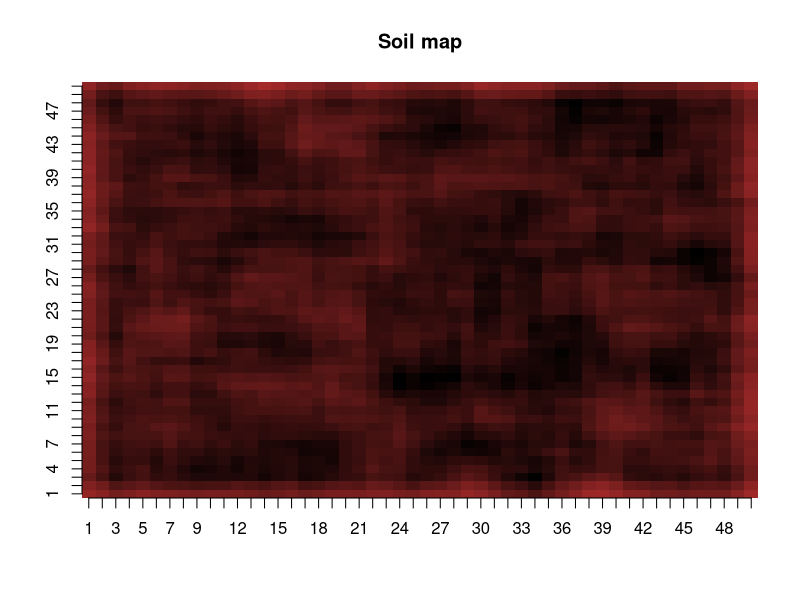
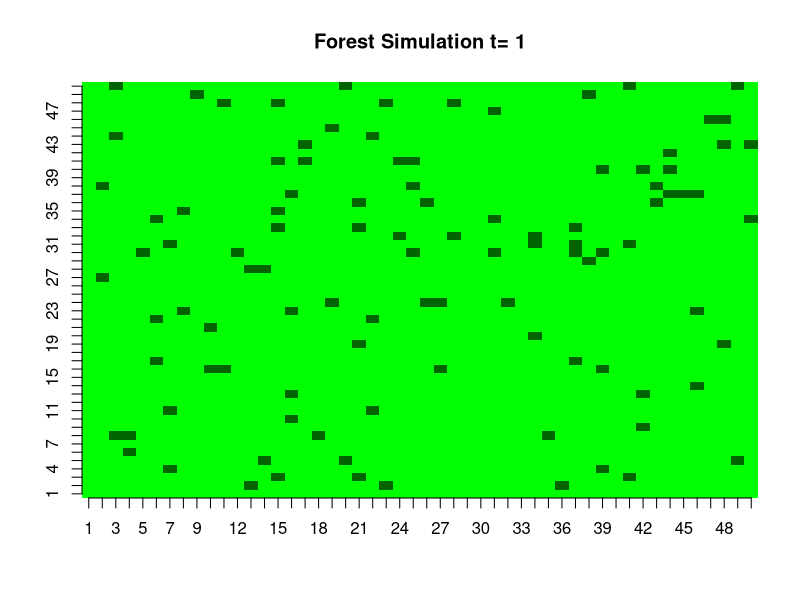
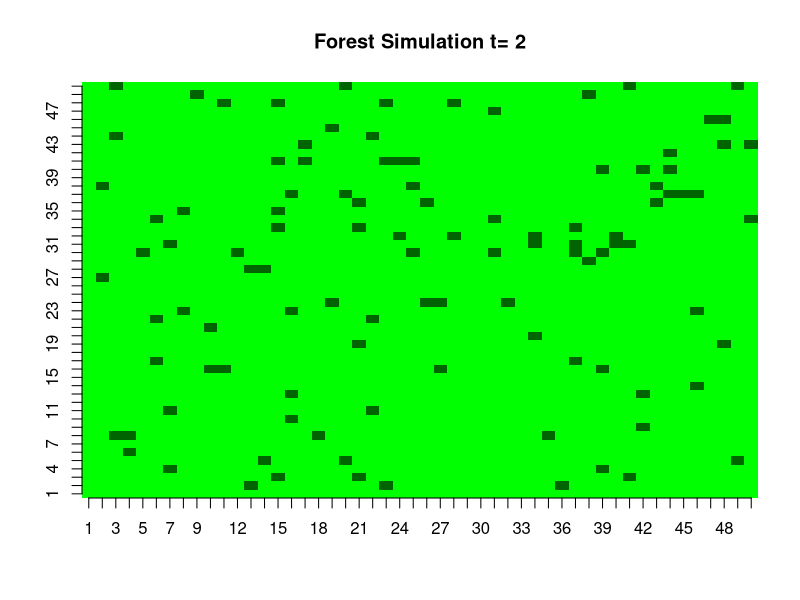
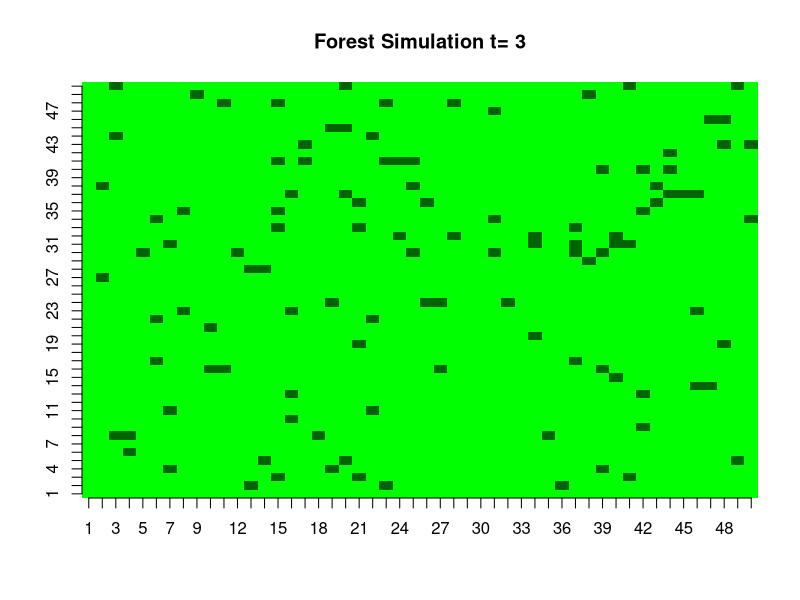
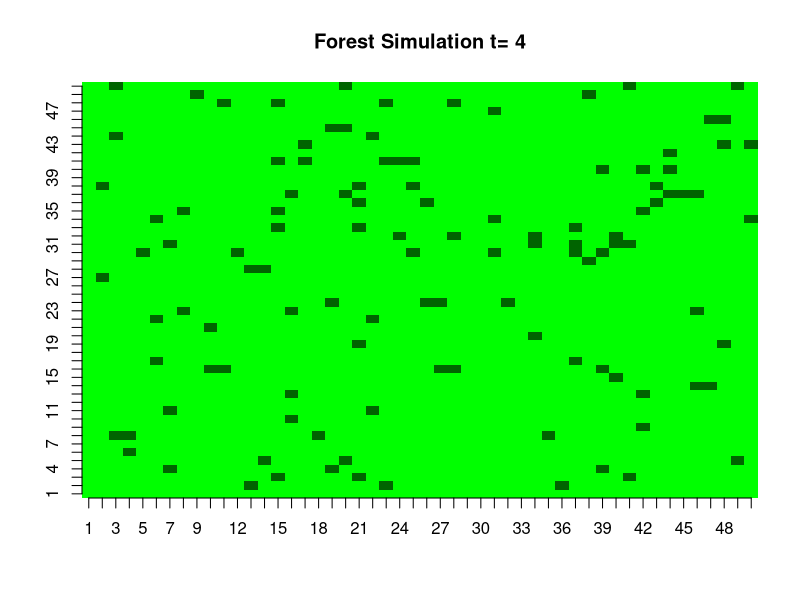
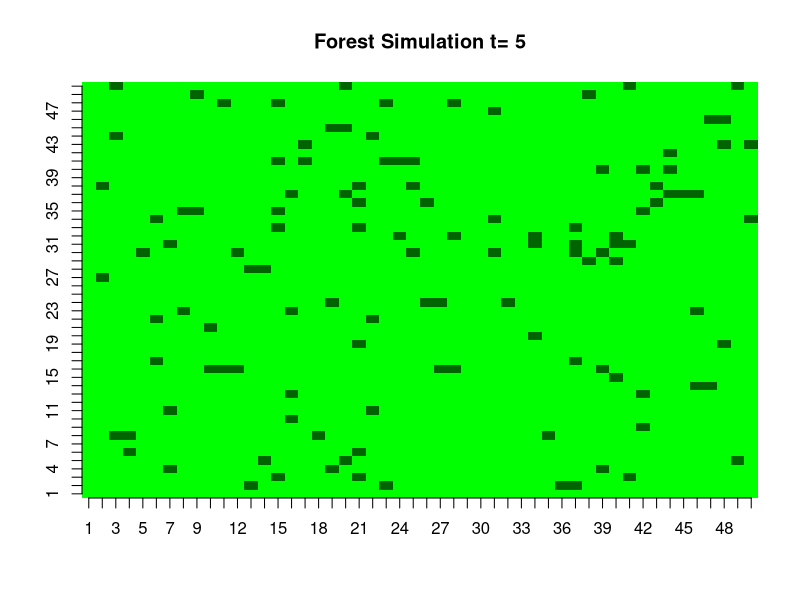
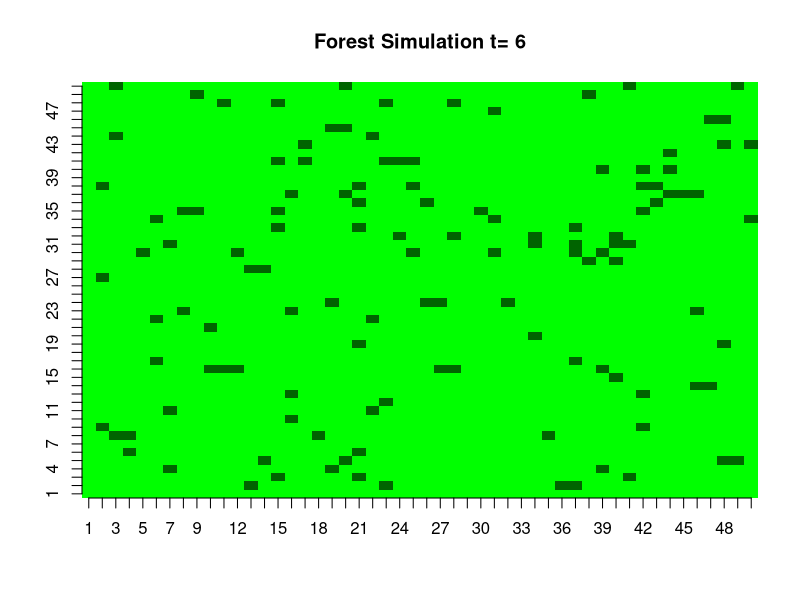
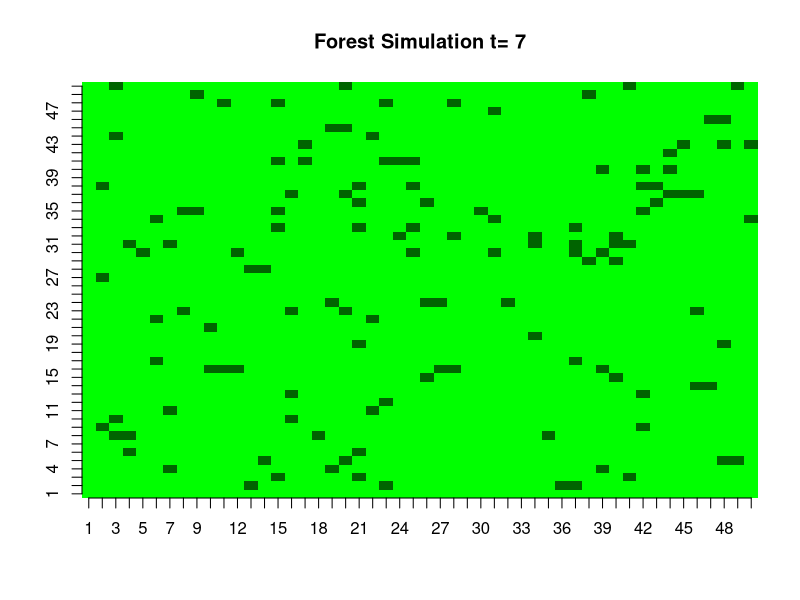

The R source for these figures, in order:
smooth_matrix <- function(matrix, filter) {
  padded_matrix <- matrix(0, nrow = nrow(matrix) + 4, ncol = ncol(matrix) + 4)
  padded_matrix[3:(nrow(matrix) + 2), 3:(ncol(matrix) + 2)] <- matrix
  
  smoothed_matrix <- matrix(0, nrow = nrow(matrix), ncol = ncol(matrix))
  
  for (i in 3:(nrow(matrix) + 2)) {
    for (j in 3:(ncol(matrix) + 2)) {
      window <- padded_matrix[(i - 2):(i + 2), (j - 2):(j + 2)]
      smoothed_matrix[i - 2, j - 2] <- sum(window * filter)
    }
  }
  return(smoothed_matrix)
}

forest_size <- 50
initial_trees <- 100
growth_rate <- 0.1
sunlight <- 0.1
water <- 0.1
colors <- colorRampPalette(c("green", "darkgreen"))(100)#colour palette
soil_colours <- colorRampPalette(c("brown", "black"))(100)#colour palette

#initialize forest grid
forest <- matrix(0, nrow = forest_size, ncol = forest_size)

#smoothed soil layer
soil <- matrix(runif(forest_size*forest_size), nrow = forest_size, ncol = forest_size)
filter <- matrix(1/25, nrow = 5, ncol = 5)
soil <- smooth_matrix(soil, filter)
image(soil, col = soil_colours, axes = FALSE, main = "Soil map")
axis(1, at = seq(0, 1, length.out = forest_size), labels = 1:forest_size)
axis(2, at = seq(0, 1, length.out = forest_size), labels = 1:forest_size)

#plant initial trees randomly
for (i in 1:initial_trees) {
  x <- sample(1:forest_size, 1)
  y <- sample(1:forest_size, 1)
  forest[x, y] <- 1
}

#function to grow trees
grow_trees <- function(forest) {
  for (i in 2:(forest_size - 1)) {
    for (j in 2:(forest_size - 1)) {
      if (forest[i, j] > 0) {
        forest[i, j] <- forest[i, j] + growth_rate * sunlight * water
      }
    }
  }
  return(forest)
}

#function to spread trees
spread_trees <- function(forest, soil) {
  new_forest <- forest # Create a copy of the forest to store new trees
  for (i in 2:(forest_size - 1)) {
    for (j in 2:(forest_size - 1)) {
      if (forest[i, j] > 1) {
        #define neighbours (3 by 3 search model)
        neighbors_i <- c(i - 1, i + 1, i, i, i - 1, i - 1, i + 1, i + 1)
        neighbors_j <- c(j, j, j - 1, j + 1, j - 1, j + 1, j - 1, j + 1)
        #check to see if cell is empty, and within neighbourhood
        valid_neighbors <- which(forest[neighbors_i, neighbors_j] == 0 & 
                                   neighbors_i >= 1 & neighbors_i <= forest_size & 
                                   neighbors_j >= 1 & neighbors_j <= forest_size)
        
        if (length(valid_neighbors) > 0) {
          selected_neighbor <- sample(valid_neighbors, 1)
          new_i <- neighbors_i[selected_neighbor]
          new_j <- neighbors_j[selected_neighbor]
          survival_chance <- soil[new_i, new_j]
          if (!is.na(survival_chance) && runif(1) < survival_chance) {
            new_forest[new_i, new_j] <- 1 # Add new tree to the new_forest
          }
        }
      }
    }
  }
  return(new_forest)
}

#simulate over time
for (t in 1:100) {
  forest <- grow_trees(forest)
  forest <- spread_trees(forest, soil)
  
  normalized_forest <- forest / max(forest)
  
  image(normalized_forest, col = colors, axes = FALSE, main = paste("Forest Simulation t=",t))
  axis(1, at = seq(0, 1, length.out = forest_size), labels = 1:forest_size)
  axis(2, at = seq(0, 1, length.out = forest_size), labels = 1:forest_size)
}



